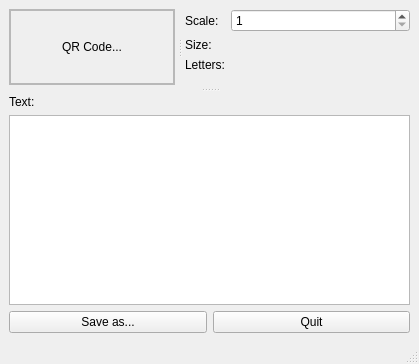
<?xml version="1.0" encoding="UTF-8"?>
<ui version="4.0">
 <class>MainWindow</class>
 <widget class="QMainWindow" name="MainWindow">
  <property name="geometry">
   <rect>
    <x>0</x>
    <y>0</y>
    <width>419</width>
    <height>364</height>
   </rect>
  </property>
  <property name="windowTitle">
   <string>QRCodeGenerator</string>
  </property>
  <widget class="QWidget" name="centralwidget">
   <layout class="QVBoxLayout" name="verticalLayout_3">
    <item>
     <widget class="QSplitter" name="splitter_2">
      <property name="orientation">
       <enum>Qt::Vertical</enum>
      </property>
      <property name="handleWidth">
       <number>10</number>
      </property>
      <property name="childrenCollapsible">
       <bool>false</bool>
      </property>
      <widget class="QSplitter" name="splitter">
       <property name="orientation">
        <enum>Qt::Horizontal</enum>
       </property>
       <property name="handleWidth">
        <number>10</number>
       </property>
       <property name="childrenCollapsible">
        <bool>false</bool>
       </property>
       <widget class="QScrollArea" name="scrollArea">
        <property name="widgetResizable">
         <bool>true</bool>
        </property>
        <widget class="QWidget" name="scrollAreaWidgetContents">
         <property name="geometry">
          <rect>
           <x>0</x>
           <y>0</y>
           <width>157</width>
           <height>87</height>
          </rect>
         </property>
         <layout class="QVBoxLayout" name="verticalLayout_7">
          <property name="spacing">
           <number>0</number>
          </property>
          <property name="leftMargin">
           <number>0</number>
          </property>
          <property name="topMargin">
           <number>0</number>
          </property>
          <property name="rightMargin">
           <number>0</number>
          </property>
          <property name="bottomMargin">
           <number>0</number>
          </property>
          <item>
           <widget class="QLabel" name="image_label">
            <property name="frameShape">
             <enum>QFrame::StyledPanel</enum>
            </property>
            <property name="text">
             <string>QR Code...</string>
            </property>
            <property name="alignment">
             <set>Qt::AlignCenter</set>
            </property>
            <property name="textInteractionFlags">
             <set>Qt::NoTextInteraction</set>
            </property>
           </widget>
          </item>
         </layout>
        </widget>
       </widget>
       <widget class="QWidget" name="layoutWidget">
        <layout class="QVBoxLayout" name="verticalLayout">
         <item>
          <layout class="QFormLayout" name="formLayout">
           <item row="0" column="0">
            <widget class="QLabel" name="label_3">
             <property name="text">
              <string>Scale:</string>
             </property>
            </widget>
           </item>
           <item row="0" column="1">
            <widget class="QSpinBox" name="sBoxScale">
             <property name="minimum">
              <number>1</number>
             </property>
             <property name="maximum">
              <number>20</number>
             </property>
            </widget>
           </item>
           <item row="1" column="0">
            <widget class="QLabel" name="label">
             <property name="text">
              <string>Size:</string>
             </property>
            </widget>
           </item>
           <item row="1" column="1">
            <widget class="QLabel" name="labelSize">
             <property name="text">
              <string/>
             </property>
            </widget>
           </item>
           <item row="2" column="0">
            <widget class="QLabel" name="label_5">
             <property name="text">
              <string>Letters:</string>
             </property>
            </widget>
           </item>
           <item row="2" column="1">
            <widget class="QLabel" name="labelSizeText">
             <property name="text">
              <string/>
             </property>
            </widget>
           </item>
          </layout>
         </item>
         <item>
          <spacer name="verticalSpacer_2">
           <property name="orientation">
            <enum>Qt::Vertical</enum>
           </property>
           <property name="sizeType">
            <enum>QSizePolicy::Fixed</enum>
           </property>
           <property name="sizeHint" stdset="0">
            <size>
             <width>20</width>
             <height>13</height>
            </size>
           </property>
          </spacer>
         </item>
        </layout>
       </widget>
      </widget>
      <widget class="QWidget" name="layoutWidget_2">
       <layout class="QVBoxLayout" name="verticalLayout_2">
        <item>
         <widget class="QLabel" name="label_2">
          <property name="text">
           <string>Text:</string>
          </property>
         </widget>
        </item>
        <item>
         <widget class="QPlainTextEdit" name="pTextEditQRText"/>
        </item>
       </layout>
      </widget>
     </widget>
    </item>
    <item>
     <layout class="QHBoxLayout" name="horizontalLayout">
      <item>
       <widget class="QPushButton" name="pButtonSave">
        <property name="text">
         <string>Save as...</string>
        </property>
       </widget>
      </item>
      <item>
       <widget class="QPushButton" name="pButtonQuit">
        <property name="text">
         <string>Quit</string>
        </property>
       </widget>
      </item>
     </layout>
    </item>
   </layout>
  </widget>
  <widget class="QMenuBar" name="menubar">
   <property name="geometry">
    <rect>
     <x>0</x>
     <y>0</y>
     <width>419</width>
     <height>26</height>
    </rect>
   </property>
  </widget>
  <widget class="QStatusBar" name="statusbar"/>
 </widget>
 <resources/>
 <connections/>
</ui>
